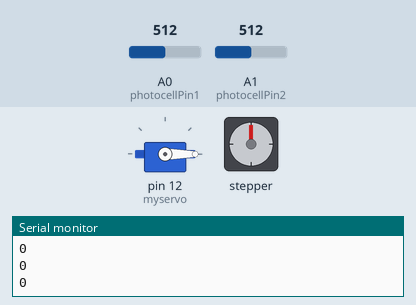
Simulated run of this sketch. Board: Arduino Uno, built with avr-gcc and run on an emulated ATmega328P. Shown: servo, stepper motor, the last lines printed to the serial monitor. The inputs (shaded band) are chosen by the test bench; at power-on: A0 (photocellPin1) = 512, A1 (photocellPin2) = 512. Stepper angles assume 2048 steps per turn.

Above: at 1.2 s.
1.3 s: A0 (photocellPin1) set to 523
At 1.45 s:
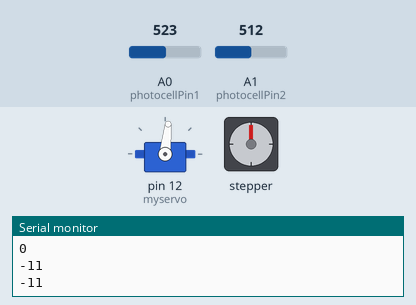
4.3 s: A1 (photocellPin2) set to 534
At 4.97 s:
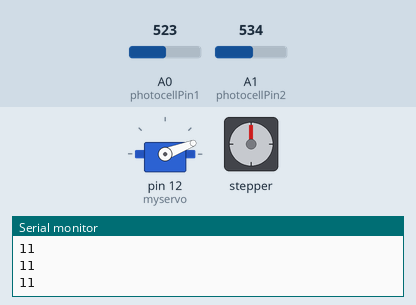
7.3 s: A0 (photocellPin1) set to 511
At 8.0 s:
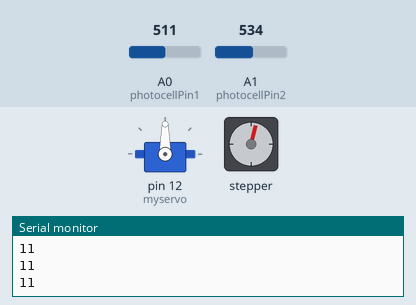
10.3 s: A1 (photocellPin2) set to 511
At 11.6 s:
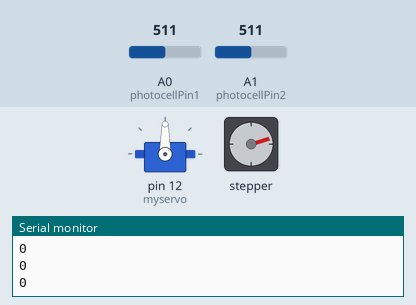
11.9 s: A0 (photocellPin1) set to 306
At 12.5 s:
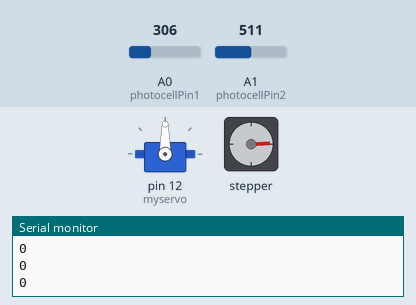
14.9 s: A1 (photocellPin2) set to 343
17.9 s: A1 (photocellPin2) set to 325
At 21.2 s:
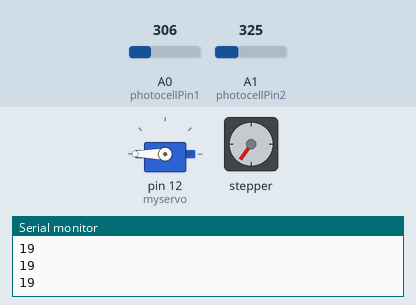
Timing chart, 0 to 21.9 s (numbered marks = the images above; inputs shaded):
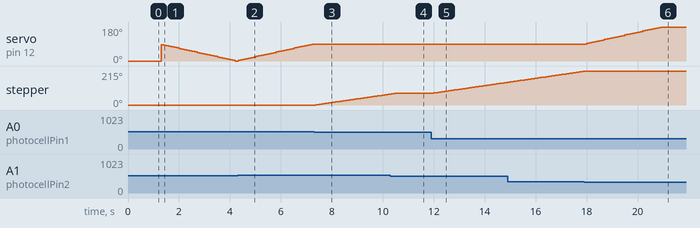

Measured:
- the behaviour switches between 522 and 523 on A0 (photocellPin1) (found by bisection; images 0 and 1)
- the behaviour switches between 533 and 534 on A1 (photocellPin2) (found by bisection; images 1 and 2)
- the behaviour switches between 326 and 325 on A1 (photocellPin2) (found by bisection; images 5 and 6)
- after the input at 1.3 s, servo on pin 12 (myservo): 0° → 87° at once, → 84° 0.10 s later, → 81° 0.10 s later, → 78° 0.10 s later, … (30 changes in this stretch)
- after the input at 4.3 s, servo on pin 12 (myservo): moves from 0° to 90° over 2.9 s, starting at once
- after the input at 7.3 s, servo on pin 12 (myservo): stays 90° (without the input it goes to 93° after 0.03 s); stepper: keeps turning clockwise at about 24°/s, starting after 0.06 s
- after the input at 10.3 s, stepper: goes on until 10.5 s, then stays 73°
- after the input at 11.9 s, stepper: keeps turning clockwise at about 24°/s, starting at once
- after the input at 17.9 s, servo on pin 12 (myservo): moves from 90° to 180° over 2.9 s, starting after 0.10 s; stepper: goes on until 18.0 s, then stays 215°

The sketch:

Code_Section02_AghyourliZalat_Jill_MEC830_PROJECT1.ino
```cpp
//Jill Aghyourli Zalat
//500811215
//MEC830 Section 02
//Project 1 Software Implementation
// =========================================================
// Include necessary header files for stepper and servo
#include <Stepper.h>
#include <Servo.h>

// Initialize stepper motor variables
#define STEPS  32
int  Steps2Take;  // 2048 = 1 Revolution
Stepper small_stepper(STEPS, 8, 10, 9, 11);

// Initialize servo motor variables
Servo myservo;
int angle = 90;
int rotation = 3;

// Initialize photoresistor variables
int photocellPin1 = 0, photocellPin2 = 1;
int photocellReading1, photocellReading2;

// Error variables
int error, prev_error;
int coarse_error_threshold = 20;
int fine_error_threshold = 10;

void setup(void) {
  Serial.begin(9600); // initialize serial monitor for debugging

  // attach servo to necessary pins and rotate to default mode
  myservo.attach(12);
  myservo.write(0);

  //    Steps2Take = -256;
  small_stepper.setSpeed(250);
  //    small_stepper.step(Steps2Take);
}

void loop(void) {

  photocellReading1 = analogRead(photocellPin1);
  photocellReading2 = analogRead(photocellPin2);
  error = photocellReading2 - photocellReading1;
  // error less than 10 when at good azimuth angle
  // error < 0 when photocell 1 is at a better place than 2
  // error > 0 when photocell 2 is at a better place than 1

  // Azimuth Sweep (TODO: map speed of stepper to error difference)
  // -----------------------------------------------------------------
  if (abs(error) >= coarse_error_threshold)
  {

    if (error < 0) // 1 has a better view of light vs 2: move ccw (towards 1's perspective)
    {
      Steps2Take = -35;
      small_stepper.step(Steps2Take);
    }
    else if (error > 0) // 2 has a better view so move cw (toward's 2's perspective)
    {
      Steps2Take = 35;
      small_stepper.step(Steps2Take);
    }
    return; // go back to start of loop()
  }

  prev_error = error;

  //  Altitude Sweep (finer refinement to make error smaller)
  // ------------------------------------------------------------------
  if (error < 0 && error < -fine_error_threshold)
  {
    angle = angle - rotation;
    if (angle <= 0)
      {
        angle = 0;
      }
    myservo.write(angle);
    error = photocellReading2 - photocellReading1;
    if (prev_error < error)
    {
      myservo.write(angle+rotation); // go back to previous angle if previous error was smaller
    }
  }
  else if (error >  0 && error > fine_error_threshold)
  {
    angle = angle + rotation;


     if (angle >= 180)
        {
          angle = 180;
        }
    myservo.write(angle);
    error = photocellReading2 - photocellReading1;
    if (prev_error < error)
    {
      myservo.write(angle-rotation); // go back to previous angle if previous error was smaller
   }


  }


  Serial.println(error);


  delay(100);
//  Serial.print("photocellReading1 = ");
//  Serial.print(String(photocellReading1) + " photocellReading2 = " + String(photocellReading2) + " " + String(error) + " " + String(angle) + "\n");

}
```
